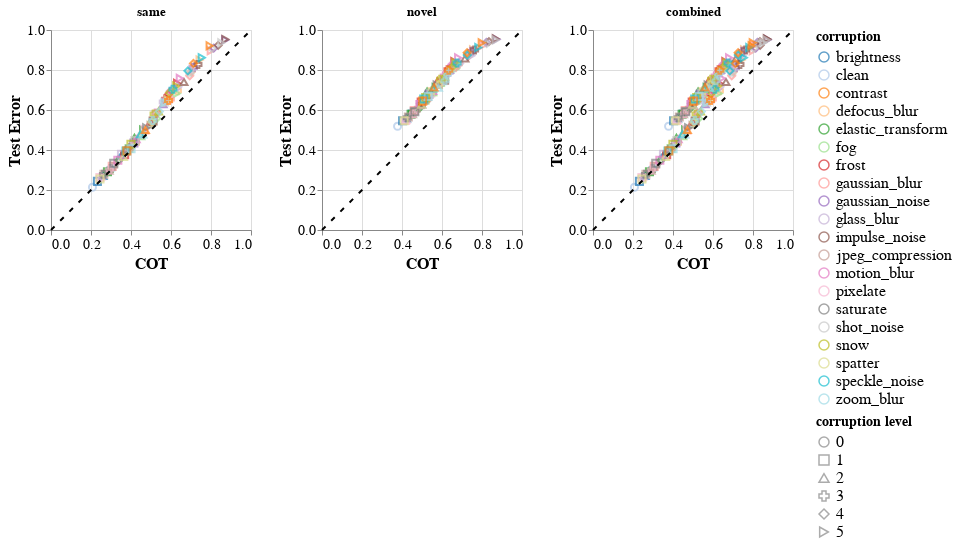

Here is the notebook cell this chart was saved with:
### Code cell
plt.configure_axis(
    labelFontSize=14,
    titleFontSize=16
).configure_axis(
    labelFontSize=14,
    titleFontSize=16,
).configure_legend(
    titleFontSize=14,
    labelFontSize=16
)

### Figure 1 — Vega-Lite specification as saved in the notebook (floating-point values rounded to 4 significant figures; data arrays with more than 128 entries replaced by an {"elided": "..."} marker saying what was removed)
{"config": {"view": {"continuousWidth": 400, "continuousHeight": 300}, "axis": {"labelFontSize": 14, "titleFontSize": 16}, "legend": {"labelFontSize": 16, "titleFontSize": 14}}, "hconcat": [{"layer": [{"data": {"values": [{"corruption": "clean", "corruption level": 0, "metric": 0.2073, "ref": "COT", "acc": 0.7862, "error": 0.2138, "subpopulation": "same", "pretrained": false}, {"corruption": "brightness", "corruption level": 1, "metric": 0.232, "ref": "COT", "acc": 0.7568, "error": 0.2432, "subpopulation": "same", "pretrained": false}, {"corruption": "brightness", "corruption level": 2, "metric": 0.2604, "ref": "COT", "acc": 0.7292, "error": 0.2708, "subpopulation": "same", "pretrained": false}, {"corruption": "brightness", "corruption level": 3, "metric": 0.2993, "ref": "COT", "acc": 0.694, "error": 0.306, "subpopulation": "same", "pretrained": false}, {"corruption": "brightness", "corruption level": 4, "metric": 0.3497, "ref": "COT", "acc": 0.6352, "error": 0.3648, "subpopulation": "same", "pretrained": false}, {"corruption": "brightness", "corruption level": 5, "metric": 0.4196, "ref": "COT", "acc": 0.57, "error": 0.43, "subpopulation": "same", "pretrained": false}, {"corruption": "defocus_blur", "corruption level": 1, "metric": 0.4223, "ref": "COT", "acc": 0.5558, "error": 0.4442, "subpopulation": "same", "pretrained": false}, {"corruption": "defocus_blur", "corruption level": 2, "metric": 0.5055, "ref": "COT", "acc": 0.4555, "error": 0.5445, "subpopulation": "same", "pretrained": false}, {"corruption": "defocus_blur", "corruption level": 3, "metric": 0.632, "ref": "COT", "acc": 0.3038, "error": 0.6962, "subpopulation": "same", "pretrained": false}, {"corruption": "defocus_blur", "corruption level": 4, "metric": 0.7013, "ref": "COT", "acc": 0.2093, "error": 0.7907, "subpopulation": "same", "pretrained": false}, {"corruption": "defocus_blur", "corruption level": 5, "metric": 0.7428, "ref": "COT", "acc": 0.1497, "error": 0.8503, "subpopulation": "same", "pretrained": false}, {"corruption": "elastic_transform", "corruption level": 1, "metric": 0.2823, "ref": "COT", "acc": 0.7083, "error": 0.2917, "subpopulation": "same", "pretrained": false}, {"corruption": "elastic_transform", "corruption level": 2, "metric": 0.4171, "ref": "COT", "acc": 0.5385, "error": 0.4615, "subpopulation": "same", "pretrained": false}, {"corruption": "elastic_transform", "corruption level": 3, "metric": 0.2924, "ref": "COT", "acc": 0.7033, "error": 0.2967, "subpopulation": "same", "pretrained": false}, {"corruption": "elastic_transform", "corruption level": 4, "metric": 0.3382, "ref": "COT", "acc": 0.6525, "error": 0.3475, "subpopulation": "same", "pretrained": false}, {"corruption": "elastic_transform", "corruption level": 5, "metric": 0.4606, "ref": "COT", "acc": 0.5002, "error": 0.4998, "subpopulation": "same", "pretrained": false}, {"corruption": "fog", "corruption level": 1, "metric": 0.3899, "ref": "COT", "acc": 0.5925, "error": 0.4075, "subpopulation": "same", "pretrained": false}, {"corruption": "fog", "corruption level": 2, "metric": 0.4488, "ref": "COT", "acc": 0.5307, "error": 0.4693, "subpopulation": "same", "pretrained": false}, {"corruption": "fog", "corruption level": 3, "metric": 0.503, "ref": "COT", "acc": 0.4655, "error": 0.5345, "subpopulation": "same", "pretrained": false}, {"corruption": "fog", "corruption level": 4, "metric": 0.5278, "ref": "COT", "acc": 0.4428, "error": 0.5572, "subpopulation": "same", "pretrained": false}, {"corruption": "fog", "corruption level": 5, "metric": 0.6287, "ref": "COT", "acc": 0.3175, "error": 0.6825, "subpopulation": "same", "pretrained": false}, {"corruption": "frost", "corruption level": 1, "metric": 0.3683, "ref": "COT", "acc": 0.6238, "error": 0.3762, "subpopulation": "same", "pretrained": false}, {"corruption": "frost", "corruption level": 2, "metric": 0.4974, "ref": "COT", "acc": 0.4585, "error": 0.5415, "subpopulation": "same", "pretrained": false}, {"corruption": "frost", "corruption level": 3, "metric": 0.5733, "ref": "COT", "acc": 0.3463, "error": 0.6537, "subpopulation": "same", "pretrained": false}, {"corruption": "frost", "corruption level": 4, "metric": 0.5862, "ref": "COT", "acc": 0.3238, "error": 0.6762, "subpopulation": "same", "pretrained": false}, {"corruption": "frost", "corruption level": 5, "metric": 0.6304, "ref": "COT", "acc": 0.2665, "error": 0.7335, "subpopulation": "same", "pretrained": false}, {"corruption": "gaussian_blur", "corruption level": 1, "metric": 0.3061, "ref": "COT", "acc": 0.6818, "error": 0.3182, "subpopulation": "same", "pretrained": false}, {"corruption": "gaussian_blur", "corruption level": 2, "metric": 0.4675, "ref": "COT", "acc": 0.5025, "error": 0.4975, "subpopulation": "same", "pretrained": false}, {"corruption": "gaussian_blur", "corruption level": 3, "metric": 0.5968, "ref": "COT", "acc": 0.3453, "error": 0.6547, "subpopulation": "same", "pretrained": false}, {"corruption": "gaussian_blur", "corruption level": 4, "metric": 0.6936, "ref": "COT", "acc": 0.2285, "error": 0.7715, "subpopulation": "same", "pretrained": false}, {"corruption": "gaussian_blur", "corruption level": 5, "metric": 0.7986, "ref": "COT", "acc": 0.1035, "error": 0.8965, "subpopulation": "same", "pretrained": false}, {"corruption": "gaussian_noise", "corruption level": 1, "metric": 0.4146, "ref": "COT", "acc": 0.5653, "error": 0.4347, "subpopulation": "same", "pretrained": false}, {"corruption": "gaussian_noise", "corruption level": 2, "metric": 0.5606, "ref": "COT", "acc": 0.371, "error": 0.629, "subpopulation": "same", "pretrained": false}, {"corruption": "gaussian_noise", "corruption level": 3, "metric": 0.7116, "ref": "COT", "acc": 0.1882, "error": 0.8118, "subpopulation": "same", "pretrained": false}, {"corruption": "gaussian_noise", "corruption level": 4, "metric": 0.8136, "ref": "COT", "acc": 0.0905, "error": 0.9095, "subpopulation": "same", "pretrained": false}, {"corruption": "gaussian_noise", "corruption level": 5, "metric": 0.8706, "ref": "COT", "acc": 0.0495, "error": 0.9505, "subpopulation": "same", "pretrained": false}, {"corruption": "glass_blur", "corruption level": 1, "metric": 0.3524, "ref": "COT", "acc": 0.622, "error": 0.378, "subpopulation": "same", "pretrained": false}, {"corruption": "glass_blur", "corruption level": 2, "metric": 0.4456, "ref": "COT", "acc": 0.5213, "error": 0.4787, "subpopulation": "same", "pretrained": false}, {"corruption": "glass_blur", "corruption level": 3, "metric": 0.5615, "ref": "COT", "acc": 0.3598, "error": 0.6402, "subpopulation": "same", "pretrained": false}, {"corruption": "glass_blur", "corruption level": 4, "metric": 0.6348, "ref": "COT", "acc": 0.2842, "error": 0.7158, "subpopulation": "same", "pretrained": false}, {"corruption": "glass_blur", "corruption level": 5, "metric": 0.7072, "ref": "COT", "acc": 0.1977, "error": 0.8023, "subpopulation": "same", "pretrained": false}, {"corruption": "impulse_noise", "corruption level": 1, "metric": 0.5106, "ref": "COT", "acc": 0.4548, "error": 0.5452, "subpopulation": "same", "pretrained": false}, {"corruption": "impulse_noise", "corruption level": 2, "metric": 0.6648, "ref": "COT", "acc": 0.2598, "error": 0.7402, "subpopulation": "same", "pretrained": false}, {"corruption": "impulse_noise", "corruption level": 3, "metric": 0.7347, "ref": "COT", "acc": 0.1723, "error": 0.8277, "subpopulation": "same", "pretrained": false}, {"corruption": "impulse_noise", "corruption level": 4, "metric": 0.8358, "ref": "COT", "acc": 0.07667, "error": 0.9233, "subpopulation": "same", "pretrained": false}, {"corruption": "impulse_noise", "corruption level": 5, "metric": 0.8718, "ref": "COT", "acc": 0.047, "error": 0.953, "subpopulation": "same", "pretrained": false}, {"corruption": "jpeg_compression", "corruption level": 1, "metric": 0.2645, "ref": "COT", "acc": 0.7208, "error": 0.2792, "subpopulation": "same", "pretrained": false}, {"corruption": "jpeg_compression", "corruption level": 2, "metric": 0.2909, "ref": "COT", "acc": 0.704, "error": 0.296, "subpopulation": "same", "pretrained": false}, {"corruption": "jpeg_compression", "corruption level": 3, "metric": 0.3136, "ref": "COT", "acc": 0.6817, "error": 0.3183, "subpopulation": "same", "pretrained": false}, {"corruption": "jpeg_compression", "corruption level": 4, "metric": 0.3938, "ref": "COT", "acc": 0.5993, "error": 0.4007, "subpopulation": "same", "pretrained": false}, {"corruption": "jpeg_compression", "corruption level": 5, "metric": 0.4973, "ref": "COT", "acc": 0.4782, "error": 0.5218, "subpopulation": "same", "pretrained": false}, {"corruption": "motion_blur", "corruption level": 1, "metric": 0.3342, "ref": "COT", "acc": 0.6517, "error": 0.3483, "subpopulation": "same", "pretrained": false}, {"corruption": "motion_blur", "corruption level": 2, "metric": 0.4259, "ref": "COT", "acc": 0.5463, "error": 0.4537, "subpopulation": "same", "pretrained": false}, {"corruption": "motion_blur", "corruption level": 3, "metric": 0.5255, "ref": "COT", "acc": 0.4147, "error": 0.5853, "subpopulation": "same", "pretrained": false}, {"corruption": "motion_blur", "corruption level": 4, "metric": 0.5961, "ref": "COT", "acc": 0.3057, "error": 0.6943, "subpopulation": "same", "pretrained": false}, {"corruption": "motion_blur", "corruption level": 5, "metric": 0.644, "ref": "COT", "acc": 0.2417, "error": 0.7583, "subpopulation": "same", "pretrained": false}, {"corruption": "pixelate", "corruption level": 1, "metric": 0.2445, "ref": "COT", "acc": 0.7377, "error": 0.2623, "subpopulation": "same", "pretrained": false}, {"corruption": "pixelate", "corruption level": 2, "metric": 0.2505, "ref": "COT", "acc": 0.7323, "error": 0.2677, "subpopulation": "same", "pretrained": false}, {"corruption": "pixelate", "corruption level": 3, "metric": 0.2924, "ref": "COT", "acc": 0.6998, "error": 0.3002, "subpopulation": "same", "pretrained": false}, {"corruption": "pixelate", "corruption level": 4, "metric": 0.3959, "ref": "COT", "acc": 0.5833, "error": 0.4167, "subpopulation": "same", "pretrained": false}, {"corruption": "pixelate", "corruption level": 5, "metric": 0.4675, "ref": "COT", "acc": 0.4973, "error": 0.5027, "subpopulation": "same", "pretrained": false}, {"corruption": "saturate", "corruption level": 1, "metric": 0.3136, "ref": "COT", "acc": 0.6663, "error": 0.3337, "subpopulation": "same", "pretrained": false}, {"corruption": "saturate", "corruption level": 2, "metric": 0.3736, "ref": "COT", "acc": 0.5972, "error": 0.4028, "subpopulation": "same", "pretrained": false}, {"corruption": "saturate", "corruption level": 3, "metric": 0.2623, "ref": "COT", "acc": 0.7215, "error": 0.2785, "subpopulation": "same", "pretrained": false}, {"corruption": "saturate", "corruption level": 4, "metric": 0.3916, "ref": "COT", "acc": 0.586, "error": 0.414, "subpopulation": "same", "pretrained": false}, {"corruption": "saturate", "corruption level": 5, "metric": 0.4758, "ref": "COT", "acc": 0.489, "error": 0.511, "subpopulation": "same", "pretrained": false}, {"corruption": "shot_noise", "corruption level": 1, "metric": 0.4194, "ref": "COT", "acc": 0.5532, "error": 0.4468, "subpopulation": "same", "pretrained": false}, {"corruption": "shot_noise", "corruption level": 2, "metric": 0.5669, "ref": "COT", "acc": 0.3618, "error": 0.6382, "subpopulation": "same", "pretrained": false}, {"corruption": "shot_noise", "corruption level": 3, "metric": 0.6945, "ref": "COT", "acc": 0.2117, "error": 0.7883, "subpopulation": "same", "pretrained": false}, {"corruption": "shot_noise", "corruption level": 4, "metric": 0.804, "ref": "COT", "acc": 0.0925, "error": 0.9075, "subpopulation": "same", "pretrained": false}, {"corruption": "shot_noise", "corruption level": 5, "metric": 0.8515, "ref": "COT", "acc": 0.06417, "error": 0.9358, "subpopulation": "same", "pretrained": false}, {"corruption": "snow", "corruption level": 1, "metric": 0.3996, "ref": "COT", "acc": 0.5712, "error": 0.4288, "subpopulation": "same", "pretrained": false}, {"corruption": "snow", "corruption level": 2, "metric": 0.5378, "ref": "COT", "acc": 0.4072, "error": 0.5928, "subpopulation": "same", "pretrained": false}, {"corruption": "snow", "corruption level": 3, "metric": 0.5154, "ref": "COT", "acc": 0.4202, "error": 0.5798, "subpopulation": "same", "pretrained": false}, {"corruption": "snow", "corruption level": 4, "metric": 0.5925, "ref": "COT", "acc": 0.3138, "error": 0.6862, "subpopulation": "same", "pretrained": false}, {"corruption": "snow", "corruption level": 5, "metric": 0.6259, "ref": "COT", "acc": 0.2802, "error": 0.7198, "subpopulation": "same", "pretrained": false}, {"corruption": "spatter", "corruption level": 1, "metric": 0.2449, "ref": "COT", "acc": 0.7453, "error": 0.2547, "subpopulation": "same", "pretrained": false}, {"corruption": "spatter", "corruption level": 2, "metric": 0.3619, "ref": "COT", "acc": 0.635, "error": 0.365, "subpopulation": "same", "pretrained": false}, {"corruption": "spatter", "corruption level": 3, "metric": 0.457, "ref": "COT", "acc": 0.5233, "error": 0.4767, "subpopulation": "same", "pretrained": false}, {"corruption": "spatter", "corruption level": 4, "metric": 0.5045, "ref": "COT", "acc": 0.4602, "error": 0.5398, "subpopulation": "same", "pretrained": false}, {"corruption": "spatter", "corruption level": 5, "metric": 0.5836, "ref": "COT", "acc": 0.3485, "error": 0.6515, "subpopulation": "same", "pretrained": false}, {"corruption": "speckle_noise", "corruption level": 1, "metric": 0.3753, "ref": "COT", "acc": 0.6047, "error": 0.3953, "subpopulation": "same", "pretrained": false}, {"corruption": "speckle_noise", "corruption level": 2, "metric": 0.447, "ref": "COT", "acc": 0.5213, "error": 0.4787, "subpopulation": "same", "pretrained": false}, {"corruption": "speckle_noise", "corruption level": 3, "metric": 0.6098, "ref": "COT", "acc": 0.296, "error": 0.704, "subpopulation": "same", "pretrained": false}, {"corruption": "speckle_noise", "corruption level": 4, "metric": 0.6842, "ref": "COT", "acc": 0.2042, "error": 0.7958, "subpopulation": "same", "pretrained": false}, {"corruption": "speckle_noise", "corruption level": 5, "metric": 0.7537, "ref": "COT", "acc": 0.1383, "error": 0.8617, "subpopulation": "same", "pretrained": false}, {"corruption": "zoom_blur", "corruption level": 1, "metric": 0.4004, "ref": "COT", "acc": 0.5938, "error": 0.4062, "subpopulation": "same", "pretrained": false}, {"corruption": "zoom_blur", "corruption level": 2, "metric": 0.4599, "ref": "COT", "acc": 0.5225, "error": 0.4775, "subpopulation": "same", "pretrained": false}, {"corruption": "zoom_blur", "corruption level": 3, "metric": 0.5091, "ref": "COT", "acc": 0.4522, "error": 0.5478, "subpopulation": "same", "pretrained": false}, {"corruption": "zoom_blur", "corruption level": 4, "metric": 0.5418, "ref": "COT", "acc": 0.4078, "error": 0.5922, "subpopulation": "same", "pretrained": false}, {"corruption": "zoom_blur", "corruption level": 5, "metric": 0.567, "ref": "COT", "acc": 0.3638, "error": 0.6362, "subpopulation": "same", "pretrained": false}, {"corruption": "contrast", "corruption level": 1, "metric": 0.3791, "ref": "COT", "acc": 0.6043, "error": 0.3957, "subpopulation": "same", "pretrained": false}, {"corruption": "contrast", "corruption level": 2, "metric": 0.4719, "ref": "COT", "acc": 0.4998, "error": 0.5002, "subpopulation": "same", "pretrained": false}, {"corruption": "contrast", "corruption level": 3, "metric": 0.588, "ref": "COT", "acc": 0.3523, "error": 0.6477, "subpopulation": "same", "pretrained": false}, {"corruption": "contrast", "corruption level": 4, "metric": 0.7122, "ref": "COT", "acc": 0.1678, "error": 0.8322, "subpopulation": "same", "pretrained": false}, {"corruption": "contrast", "corruption level": 5, "metric": 0.7931, "ref": "COT", "acc": 0.07883, "error": 0.9212, "subpopulation": "same", "pretrained": false}]}, "mark": {"type": "point", "size": 50}, "encoding": {"color": {"field": "corruption", "scale": {"scheme": "category20"}, "type": "nominal"}, "shape": {"field": "corruption level", "type": "ordinal"}, "x": {"field": "metric", "title": "COT", "type": "quantitative"}, "y": {"field": "error", "title": "Test Error", "type": "quantitative"}}, "height": 200, "title": "same", "width": 200}, {"data": {"name": "data-371cce5920a7f84c9a50d4162766dae5"}, "mark": {"type": "line", "color": "black", "strokeDash": [5, 8]}, "encoding": {"x": {"field": "metric", "type": "quantitative"}, "y": {"field": "error", "type": "quantitative"}}}]}, {"layer": [{"data": {"values": [{"corruption": "clean", "corruption level": 0, "metric": 0.3778, "ref": "COT", "acc": 0.4813, "error": 0.5187, "subpopulation": "novel", "pretrained": false}, {"corruption": "brightness", "corruption level": 1, "metric": 0.403, "ref": "COT", "acc": 0.4542, "error": 0.5458, "subpopulation": "novel", "pretrained": false}, {"corruption": "brightness", "corruption level": 2, "metric": 0.4226, "ref": "COT", "acc": 0.442, "error": 0.558, "subpopulation": "novel", "pretrained": false}, {"corruption": "brightness", "corruption level": 3, "metric": 0.4507, "ref": "COT", "acc": 0.4093, "error": 0.5907, "subpopulation": "novel", "pretrained": false}, {"corruption": "brightness", "corruption level": 4, "metric": 0.4926, "ref": "COT", "acc": 0.3688, "error": 0.6312, "subpopulation": "novel", "pretrained": false}, {"corruption": "brightness", "corruption level": 5, "metric": 0.5378, "ref": "COT", "acc": 0.3233, "error": 0.6767, "subpopulation": "novel", "pretrained": false}, {"corruption": "defocus_blur", "corruption level": 1, "metric": 0.5501, "ref": "COT", "acc": 0.3087, "error": 0.6913, "subpopulation": "novel", "pretrained": false}, {"corruption": "defocus_blur", "corruption level": 2, "metric": 0.6036, "ref": "COT", "acc": 0.2508, "error": 0.7492, "subpopulation": "novel", "pretrained": false}, {"corruption": "defocus_blur", "corruption level": 3, "metric": 0.6819, "ref": "COT", "acc": 0.169, "error": 0.831, "subpopulation": "novel", "pretrained": false}, {"corruption": "defocus_blur", "corruption level": 4, "metric": 0.73, "ref": "COT", "acc": 0.123, "error": 0.877, "subpopulation": "novel", "pretrained": false}, {"corruption": "defocus_blur", "corruption level": 5, "metric": 0.755, "ref": "COT", "acc": 0.09883, "error": 0.9012, "subpopulation": "novel", "pretrained": false}, {"corruption": "elastic_transform", "corruption level": 1, "metric": 0.4453, "ref": "COT", "acc": 0.4208, "error": 0.5792, "subpopulation": "novel", "pretrained": false}, {"corruption": "elastic_transform", "corruption level": 2, "metric": 0.5253, "ref": "COT", "acc": 0.3073, "error": 0.6927, "subpopulation": "novel", "pretrained": false}, {"corruption": "elastic_transform", "corruption level": 3, "metric": 0.4527, "ref": "COT", "acc": 0.4138, "error": 0.5862, "subpopulation": "novel", "pretrained": false}, {"corruption": "elastic_transform", "corruption level": 4, "metric": 0.4887, "ref": "COT", "acc": 0.3887, "error": 0.6113, "subpopulation": "novel", "pretrained": false}, {"corruption": "elastic_transform", "corruption level": 5, "metric": 0.5681, "ref": "COT", "acc": 0.2872, "error": 0.7128, "subpopulation": "novel", "pretrained": false}, {"corruption": "fog", "corruption level": 1, "metric": 0.5153, "ref": "COT", "acc": 0.351, "error": 0.649, "subpopulation": "novel", "pretrained": false}, {"corruption": "fog", "corruption level": 2, "metric": 0.5535, "ref": "COT", "acc": 0.3103, "error": 0.6897, "subpopulation": "novel", "pretrained": false}, {"corruption": "fog", "corruption level": 3, "metric": 0.5931, "ref": "COT", "acc": 0.2728, "error": 0.7272, "subpopulation": "novel", "pretrained": false}, {"corruption": "fog", "corruption level": 4, "metric": 0.6035, "ref": "COT", "acc": 0.2615, "error": 0.7385, "subpopulation": "novel", "pretrained": false}, {"corruption": "fog", "corruption level": 5, "metric": 0.6692, "ref": "COT", "acc": 0.1933, "error": 0.8067, "subpopulation": "novel", "pretrained": false}, {"corruption": "frost", "corruption level": 1, "metric": 0.4959, "ref": "COT", "acc": 0.3597, "error": 0.6403, "subpopulation": "novel", "pretrained": false}, {"corruption": "frost", "corruption level": 2, "metric": 0.5775, "ref": "COT", "acc": 0.2557, "error": 0.7443, "subpopulation": "novel", "pretrained": false}, {"corruption": "frost", "corruption level": 3, "metric": 0.6299, "ref": "COT", "acc": 0.1985, "error": 0.8015, "subpopulation": "novel", "pretrained": false}, {"corruption": "frost", "corruption level": 4, "metric": 0.6379, "ref": "COT", "acc": 0.1917, "error": 0.8083, "subpopulation": "novel", "pretrained": false}, {"corruption": "frost", "corruption level": 5, "metric": 0.6615, "ref": "COT", "acc": 0.1575, "error": 0.8425, "subpopulation": "novel", "pretrained": false}, {"corruption": "gaussian_blur", "corruption level": 1, "metric": 0.4609, "ref": "COT", "acc": 0.4022, "error": 0.5978, "subpopulation": "novel", "pretrained": false}, {"corruption": "gaussian_blur", "corruption level": 2, "metric": 0.5797, "ref": "COT", "acc": 0.2717, "error": 0.7283, "subpopulation": "novel", "pretrained": false}, {"corruption": "gaussian_blur", "corruption level": 3, "metric": 0.6637, "ref": "COT", "acc": 0.1867, "error": 0.8133, "subpopulation": "novel", "pretrained": false}, {"corruption": "gaussian_blur", "corruption level": 4, "metric": 0.7297, "ref": "COT", "acc": 0.1325, "error": 0.8675, "subpopulation": "novel", "pretrained": false}, {"corruption": "gaussian_blur", "corruption level": 5, "metric": 0.8065, "ref": "COT", "acc": 0.07617, "error": 0.9238, "subpopulation": "novel", "pretrained": false}, {"corruption": "gaussian_noise", "corruption level": 1, "metric": 0.5353, "ref": "COT", "acc": 0.3212, "error": 0.6788, "subpopulation": "novel", "pretrained": false}, {"corruption": "gaussian_noise", "corruption level": 2, "metric": 0.6378, "ref": "COT", "acc": 0.1993, "error": 0.8007, "subpopulation": "novel", "pretrained": false}, {"corruption": "gaussian_noise", "corruption level": 3, "metric": 0.7483, "ref": "COT", "acc": 0.1067, "error": 0.8933, "subpopulation": "novel", "pretrained": false}, {"corruption": "gaussian_noise", "corruption level": 4, "metric": 0.822, "ref": "COT", "acc": 0.062, "error": 0.938, "subpopulation": "novel", "pretrained": false}, {"corruption": "gaussian_noise", "corruption level": 5, "metric": 0.8726, "ref": "COT", "acc": 0.04667, "error": 0.9533, "subpopulation": "novel", "pretrained": false}, {"corruption": "glass_blur", "corruption level": 1, "metric": 0.4924, "ref": "COT", "acc": 0.3732, "error": 0.6268, "subpopulation": "novel", "pretrained": false}, {"corruption": "glass_blur", "corruption level": 2, "metric": 0.5546, "ref": "COT", "acc": 0.3035, "error": 0.6965, "subpopulation": "novel", "pretrained": false}, {"corruption": "glass_blur", "corruption level": 3, "metric": 0.6356, "ref": "COT", "acc": 0.2123, "error": 0.7877, "subpopulation": "novel", "pretrained": false}, {"corruption": "glass_blur", "corruption level": 4, "metric": 0.6882, "ref": "COT", "acc": 0.1677, "error": 0.8323, "subpopulation": "novel", "pretrained": false}, {"corruption": "glass_blur", "corruption level": 5, "metric": 0.7462, "ref": "COT", "acc": 0.1282, "error": 0.8718, "subpopulation": "novel", "pretrained": false}, {"corruption": "impulse_noise", "corruption level": 1, "metric": 0.6131, "ref": "COT", "acc": 0.2513, "error": 0.7487, "subpopulation": "novel", "pretrained": false}, {"corruption": "impulse_noise", "corruption level": 2, "metric": 0.7146, "ref": "COT", "acc": 0.1425, "error": 0.8575, "subpopulation": "novel", "pretrained": false}, {"corruption": "impulse_noise", "corruption level": 3, "metric": 0.7629, "ref": "COT", "acc": 0.09983, "error": 0.9002, "subpopulation": "novel", "pretrained": false}, {"corruption": "impulse_noise", "corruption level": 4, "metric": 0.8346, "ref": "COT", "acc": 0.058, "error": 0.942, "subpopulation": "novel", "pretrained": false}, {"corruption": "impulse_noise", "corruption level": 5, "metric": 0.8688, "ref": "COT", "acc": 0.04433, "error": 0.9557, "subpopulation": "novel", "pretrained": false}, {"corruption": "jpeg_compression", "corruption level": 1, "metric": 0.4317, "ref": "COT", "acc": 0.4353, "error": 0.5647, "subpopulation": "novel", "pretrained": false}, {"corruption": "jpeg_compression", "corruption level": 2, "metric": 0.4526, "ref": "COT", "acc": 0.4207, "error": 0.5793, "subpopulation": "novel", "pretrained": false}, {"corruption": "jpeg_compression", "corruption level": 3, "metric": 0.471, "ref": "COT", "acc": 0.4018, "error": 0.5982, "subpopulation": "novel", "pretrained": false}, {"corruption": "jpeg_compression", "corruption level": 4, "metric": 0.5277, "ref": "COT", "acc": 0.3513, "error": 0.6487, "subpopulation": "novel", "pretrained": false}, {"corruption": "jpeg_compression", "corruption level": 5, "metric": 0.6053, "ref": "COT", "acc": 0.2662, "error": 0.7338, "subpopulation": "novel", "pretrained": false}, {"corruption": "motion_blur", "corruption level": 1, "metric": 0.4893, "ref": "COT", "acc": 0.3727, "error": 0.6273, "subpopulation": "novel", "pretrained": false}, {"corruption": "motion_blur", "corruption level": 2, "metric": 0.5524, "ref": "COT", "acc": 0.3048, "error": 0.6952, "subpopulation": "novel", "pretrained": false}, {"corruption": "motion_blur", "corruption level": 3, "metric": 0.6111, "ref": "COT", "acc": 0.2297, "error": 0.7703, "subpopulation": "novel", "pretrained": false}, {"corruption": "motion_blur", "corruption level": 4, "metric": 0.6491, "ref": "COT", "acc": 0.1718, "error": 0.8282, "subpopulation": "novel", "pretrained": false}, {"corruption": "motion_blur", "corruption level": 5, "metric": 0.6806, "ref": "COT", "acc": 0.1392, "error": 0.8608, "subpopulation": "novel", "pretrained": false}, {"corruption": "pixelate", "corruption level": 1, "metric": 0.4182, "ref": "COT", "acc": 0.4522, "error": 0.5478, "subpopulation": "novel", "pretrained": false}, {"corruption": "pixelate", "corruption level": 2, "metric": 0.4208, "ref": "COT", "acc": 0.4485, "error": 0.5515, "subpopulation": "novel", "pretrained": false}, {"corruption": "pixelate", "corruption level": 3, "metric": 0.4575, "ref": "COT", "acc": 0.4185, "error": 0.5815, "subpopulation": "novel", "pretrained": false}, {"corruption": "pixelate", "corruption level": 4, "metric": 0.5365, "ref": "COT", "acc": 0.335, "error": 0.665, "subpopulation": "novel", "pretrained": false}, {"corruption": "pixelate", "corruption level": 5, "metric": 0.5908, "ref": "COT", "acc": 0.2735, "error": 0.7265, "subpopulation": "novel", "pretrained": false}, {"corruption": "saturate", "corruption level": 1, "metric": 0.4642, "ref": "COT", "acc": 0.4085, "error": 0.5915, "subpopulation": "novel", "pretrained": false}, {"corruption": "saturate", "corruption level": 2, "metric": 0.4985, "ref": "COT", "acc": 0.372, "error": 0.628, "subpopulation": "novel", "pretrained": false}, {"corruption": "saturate", "corruption level": 3, "metric": 0.4257, "ref": "COT", "acc": 0.4388, "error": 0.5612, "subpopulation": "novel", "pretrained": false}, {"corruption": "saturate", "corruption level": 4, "metric": 0.5232, "ref": "COT", "acc": 0.3388, "error": 0.6612, "subpopulation": "novel", "pretrained": false}, {"corruption": "saturate", "corruption level": 5, "metric": 0.5733, "ref": "COT", "acc": 0.2747, "error": 0.7253, "subpopulation": "novel", "pretrained": false}, {"corruption": "shot_noise", "corruption level": 1, "metric": 0.544, "ref": "COT", "acc": 0.315, "error": 0.685, "subpopulation": "novel", "pretrained": false}, {"corruption": "shot_noise", "corruption level": 2, "metric": 0.6467, "ref": "COT", "acc": 0.1903, "error": 0.8097, "subpopulation": "novel", "pretrained": false}, {"corruption": "shot_noise", "corruption level": 3, "metric": 0.7289, "ref": "COT", "acc": 0.1238, "error": 0.8762, "subpopulation": "novel", "pretrained": false}, {"corruption": "shot_noise", "corruption level": 4, "metric": 0.8232, "ref": "COT", "acc": 0.06767, "error": 0.9323, "subpopulation": "novel", "pretrained": false}, {"corruption": "shot_noise", "corruption level": 5, "metric": 0.8687, "ref": "COT", "acc": 0.05033, "error": 0.9497, "subpopulation": "novel", "pretrained": false}, {"corruption": "snow", "corruption level": 1, "metric": 0.518, "ref": "COT", "acc": 0.338, "error": 0.662, "subpopulation": "novel", "pretrained": false}, {"corruption": "snow", "corruption level": 2, "metric": 0.6122, "ref": "COT", "acc": 0.2333, "error": 0.7667, "subpopulation": "novel", "pretrained": false}, {"corruption": "snow", "corruption level": 3, "metric": 0.5929, "ref": "COT", "acc": 0.2463, "error": 0.7537, "subpopulation": "novel", "pretrained": false}, {"corruption": "snow", "corruption level": 4, "metric": 0.6515, "ref": "COT", "acc": 0.1847, "error": 0.8153, "subpopulation": "novel", "pretrained": false}, {"corruption": "snow", "corruption level": 5, "metric": 0.667, "ref": "COT", "acc": 0.164, "error": 0.836, "subpopulation": "novel", "pretrained": false}, {"corruption": "spatter", "corruption level": 1, "metric": 0.4107, "ref": "COT", "acc": 0.4538, "error": 0.5462, "subpopulation": "novel", "pretrained": false}, {"corruption": "spatter", "corruption level": 2, "metric": 0.4975, "ref": "COT", "acc": 0.3738, "error": 0.6262, "subpopulation": "novel", "pretrained": false}, {"corruption": "spatter", "corruption level": 3, "metric": 0.5522, "ref": "COT", "acc": 0.3033, "error": 0.6967, "subpopulation": "novel", "pretrained": false}, {"corruption": "spatter", "corruption level": 4, "metric": 0.5862, "ref": "COT", "acc": 0.2707, "error": 0.7293, "subpopulation": "novel", "pretrained": false}, {"corruption": "spatter", "corruption level": 5, "metric": 0.641, "ref": "COT", "acc": 0.2058, "error": 0.7942, "subpopulation": "novel", "pretrained": false}, {"corruption": "speckle_noise", "corruption level": 1, "metric": 0.5083, "ref": "COT", "acc": 0.3452, "error": 0.6548, "subpopulation": "novel", "pretrained": false}, {"corruption": "speckle_noise", "corruption level": 2, "metric": 0.5548, "ref": "COT", "acc": 0.2918, "error": 0.7082, "subpopulation": "novel", "pretrained": false}, {"corruption": "speckle_noise", "corruption level": 3, "metric": 0.6753, "ref": "COT", "acc": 0.165, "error": 0.835, "subpopulation": "novel", "pretrained": false}, {"corruption": "speckle_noise", "corruption level": 4, "metric": 0.7266, "ref": "COT", "acc": 0.1253, "error": 0.8747, "subpopulation": "novel", "pretrained": false}, {"corruption": "speckle_noise", "corruption level": 5, "metric": 0.7814, "ref": "COT", "acc": 0.088, "error": 0.912, "subpopulation": "novel", "pretrained": false}, {"corruption": "zoom_blur", "corruption level": 1, "metric": 0.5313, "ref": "COT", "acc": 0.3323, "error": 0.6677, "subpopulation": "novel", "pretrained": false}, {"corruption": "zoom_blur", "corruption level": 2, "metric": 0.5825, "ref": "COT", "acc": 0.2885, "error": 0.7115, "subpopulation": "novel", "pretrained": false}, {"corruption": "zoom_blur", "corruption level": 3, "metric": 0.6151, "ref": "COT", "acc": 0.254, "error": 0.746, "subpopulation": "novel", "pretrained": false}, {"corruption": "zoom_blur", "corruption level": 4, "metric": 0.6272, "ref": "COT", "acc": 0.2243, "error": 0.7757, "subpopulation": "novel", "pretrained": false}, {"corruption": "zoom_blur", "corruption level": 5, "metric": 0.6413, "ref": "COT", "acc": 0.2093, "error": 0.7907, "subpopulation": "novel", "pretrained": false}, {"corruption": "contrast", "corruption level": 1, "metric": 0.5034, "ref": "COT", "acc": 0.3555, "error": 0.6445, "subpopulation": "novel", "pretrained": false}, {"corruption": "contrast", "corruption level": 2, "metric": 0.5594, "ref": "COT", "acc": 0.2867, "error": 0.7133, "subpopulation": "novel", "pretrained": false}, {"corruption": "contrast", "corruption level": 3, "metric": 0.6338, "ref": "COT", "acc": 0.2013, "error": 0.7987, "subpopulation": "novel", "pretrained": false}, {"corruption": "contrast", "corruption level": 4, "metric": 0.7257, "ref": "COT", "acc": 0.1135, "error": 0.8865, "subpopulation": "novel", "pretrained": false}, {"corruption": "contrast", "corruption level": 5, "metric": 0.7986, "ref": "COT", "acc": 0.06417, "error": 0.9358, "subpopulation": "novel", "pretrained": false}]}, "mark": {"type": "point", "size": 50}, "encoding": {"color": {"field": "corruption", "scale": {"scheme": "category20"}, "type": "nominal"}, "shape": {"field": "corruption level", "type": "ordinal"}, "x": {"field": "metric", "title": "COT", "type": "quantitative"}, "y": {"field": "error", "title": "Test Error", "type": "quantitative"}}, "height": 200, "title": "novel", "width": 200}, {"data": {"name": "data-371cce5920a7f84c9a50d4162766dae5"}, "mark": {"type": "line", "color": "black", "strokeDash": [5, 8]}, "encoding": {"x": {"field": "metric", "type": "quantitative"}, "y": {"field": "error", "type": "quantitative"}}}]}, {"layer": [{"data": {"values": {"elided": "192 records"}}, "mark": {"type": "point", "size": 50}, "encoding": {"color": {"field": "corruption", "scale": {"scheme": "category20"}, "type": "nominal"}, "shape": {"field": "corruption level", "type": "ordinal"}, "x": {"field": "metric", "title": "COT", "type": "quantitative"}, "y": {"field": "error", "title": "Test Error", "type": "quantitative"}}, "height": 200, "title": "combined", "width": 200}, {"data": {"name": "data-371cce5920a7f84c9a50d4162766dae5"}, "mark": {"type": "line", "color": "black", "strokeDash": [5, 8]}, "encoding": {"x": {"field": "metric", "type": "quantitative"}, "y": {"field": "error", "type": "quantitative"}}}]}], "$schema": "https://vega.github.io/schema/vega-lite/v4.17.0.json", "datasets": {"data-371cce5920a7f84c9a50d4162766dae5": [{"metric": 0, "error": 0}, {"metric": 1, "error": 1}]}}
